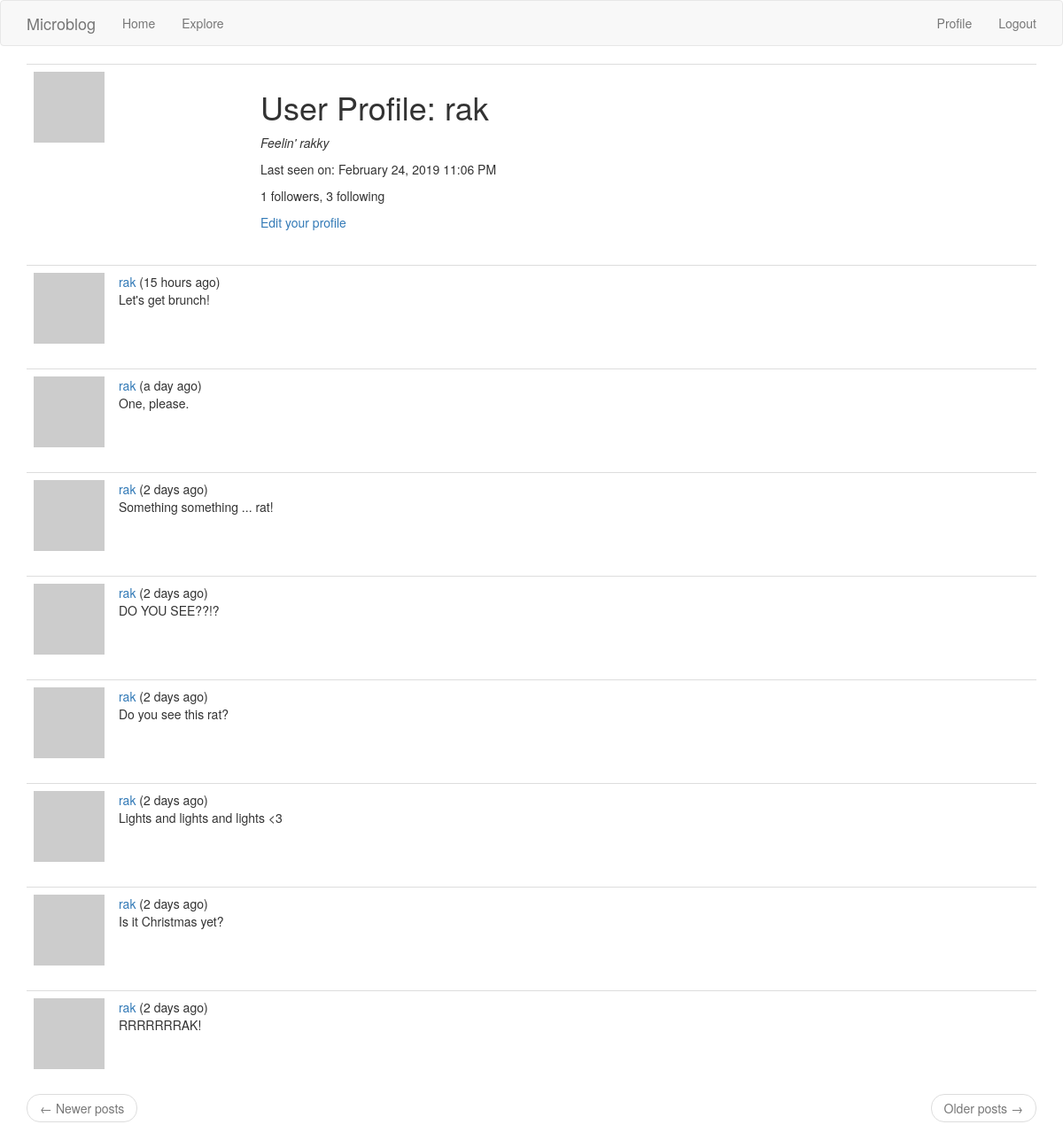
The page /user/rak (signed in) on the database as committed earlier.
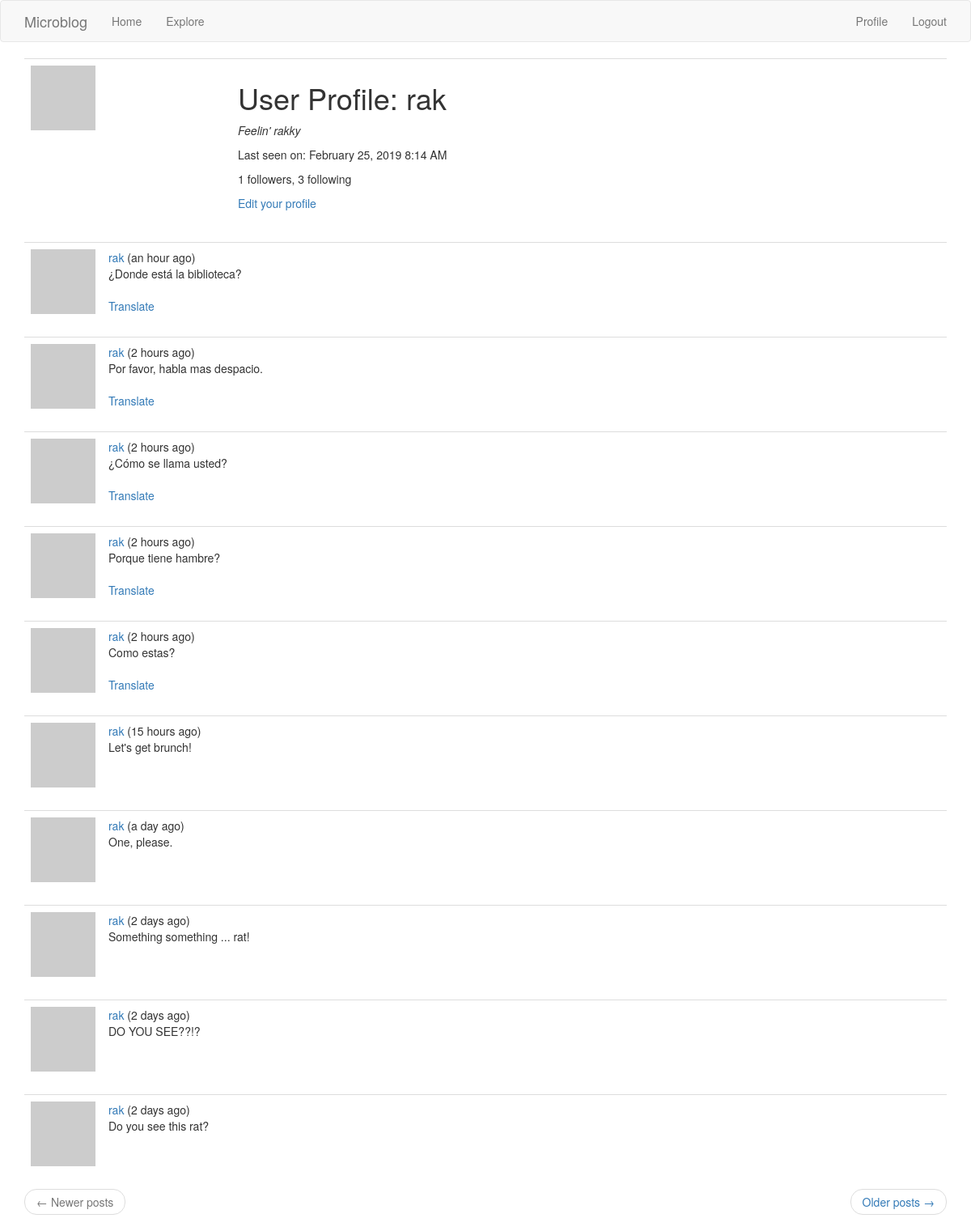
The same page on the database as committed later.
### app/models.py (models this page shows, shortened)
class User(UserMixin, db.Model):
    id = db.Column(db.Integer, primary_key=True)
    username = db.Column(db.String(32), index=True, unique=True)
    email = db.Column(db.String(128), index=True, unique=True)
    password_hash = db.Column(db.String(128))
    posts = db.relationship('Post', backref='author', lazy='dynamic')
    about_me = db.Column(db.String(140))
    last_seen = db.Column(db.DateTime, default=datetime.utcnow)
    followed = db.relationship(
        'User', secondary=followers,
        primaryjoin=(followers.c.follower_id == id),  # the 'c' attribute of any table contains its columns
        secondaryjoin=(followers.c.followed_id == id),
        backref=db.backref('followers', lazy='dynamic'),
        lazy='dynamic')
    def avatar(self, size):
        digest = md5(self.email.lower().encode('utf-8')).hexdigest()  # returns a string hex code
        return 'https://www.gravatar.com/avatar/{}?s={}&d=identicon'.format(digest, size)

class Post(db.Model):
    id = db.Column(db.Integer, primary_key=True)
    body = db.Column(db.String(140))
    timestamp = db.Column(db.DateTime, index=True, default=datetime.utcnow)
    user_id = db.Column(db.Integer, db.ForeignKey('user.id'))
    language = db.Column(db.String(5))

### app/routes.py (the view)
@app.route('/user/<username>')
@login_required
def user(username):
    user = User.query.filter_by(username=username).first_or_404()  # if user isn't found, return a 404 error
    page = request.args.get('page', 1, type=int)
    posts = user.posts.order_by(Post.timestamp.desc()).paginate(
        page, app.config['POSTS_PER_PAGE'], False)
    prev_url = url_for('user', username=user.username, page=posts.prev_num) if posts.has_prev else None
    next_url = url_for('user', username=user.username, page=posts.next_num) if posts.has_next else None
    return render_template('user.html', user=user, posts=posts.items, next_url=next_url, prev_url=prev_url)

### app/models.py (called while the page is built)
@login.user_loader
def load_user(id):
    return User.query.get(int(id))

### app/routes.py (called while the page is built)
@app.before_request
def before_request():
    if current_user.is_authenticated:
        current_user.last_seen = datetime.utcnow()
        db.session.commit()
    g.locale = str(get_locale())

### app/templates/user.html
{% extends "base.html" %}
{% block app_content %}
    <table class="table table-hover" id="user_profile_header">
        <tr>
            <td width="256px"><img src="{{ user.avatar(200) }}"></td>
            <td>
                <h1>{{ _('User Profile') }}: {{ user.username }}</h1>
                {% if user.about_me %}
                    <p>
                        <i>{{ user.about_me }}</i>
                    </p>
                {% endif %}
                {% if user.last_seen %}
                    <p>{{ _('Last seen on:') }} {{ moment(user.last_seen).format('LLL') }}</p>
                {% endif %}
                <p>
                    {{ _('%(count)d followers', count=user.followers.count()) }},
                    {{ _('%(count)d following', count=user.followed.count()) }}
                </p>
                {% if user == current_user %}
                    <p><a href="{{ url_for('edit_profile') }}">{{ _('Edit your profile') }}</a></p>
                {% elif not current_user.is_following(user) %}
                    <p><a href="{{ url_for('follow', username=user.username) }}">{{ _('Follow') }}</a></p>
                {% else %}
                    <p><a href="{{ url_for('unfollow', username=user.username) }}">{{ _('Unfollow') }}</a></p>
                {% endif %}
            </td>
        </tr>
    </table>
    {% for post in posts %}
        {% include '_post.html' %}
    {% endfor %}
    <nav aria-label="...">
        <ul class="pager">
            <li class="previous{% if not prev_url %} disabled{% endif %}">
                <a href="{{ prev_url or '#' }}">
                    <span aria-hidden="true">&larr;</span> {{ _('Newer posts') }}
                </a>
            </li>
            <li class="next{% if not next_url %} disabled{% endif %}">
                <a href="{{ next_url or '#' }}">
                    {{ _('Older posts') }} <span aria-hidden="true">&rarr;</span>
                </a>
            </li>
        </ul>
    </nav>
{% endblock %}

### app/templates/base.html (shortened to what this page needs)
{% extends 'bootstrap/base.html' %}
{% block navbar %}
    <nav class="navbar fixed-top navbar-default">
        <div class="container">
            <a class="navbar-brand" href="{{ url_for('index') }}">Microblog</a>
                <ul class="nav navbar-nav">
                    <li><a href="{{ url_for('index') }}">{{ _('Home') }}</a></li>
                    <li><a href="{{ url_for('explore') }}">{{ _('Explore') }}</a></li>
                </ul>
                <ul class="nav navbar-nav navbar-right">
                    {% if current_user.is_anonymous %}
                        <li><a href="{{ url_for('login') }}">{{ _('Login') }}</a></li>
                    {% else %}
                        <li><a href="{{ url_for('user', username=current_user.username) }}">{{ _('Profile') }}</a></li>
                        <li><a href="{{ url_for('logout') }}">{{ _('Logout') }}</a></li>
                    {% endif %}
                </ul>
        </div>
    </nav>
{% endblock %}
{% block content %}
    <div class="container">
        {% block app_content %}{% endblock %}
    </div>
{% endblock %}

### app/templates/_post.html (shortened to what this page needs)
<table class="table table-hover">
    <tr>
        <td width="70px">
            <a href="{{ url_for('user', username=post.author.username) }}">
                <img src="{{ post.author.avatar(70) }}" />
            </a>
        </td>
        <td>
            {{ _('%(username)s (%(when)s)', username=user_link, when=moment(post.timestamp).fromNow()) }}
            <br>
            <span id="post{{ post.id }}">{{ post.body }}</span>
            {% if post.language and post.language != g.locale %}
                <br><br>
                <span id="translation{{ post.id }}">
                    <a href="javascript:jstranslate(
                                '#post{{ post.id }}',
                                '#translation{{ post.id}}',
                                '{{ post.language }}',
                                '{{ g.locale }}');">{{ _('Translate') }}</a>
                </span>
            {% endif %}
        </td>
    </tr>
</table>

Rows that differ between the two databases and show on the page:
no longer on this page (row unchanged): Post: body "Lights and lights and lights <3"
no longer on this page (row unchanged): Post: body "Is it Christmas yet?"
no longer on this page (row unchanged): Post: body "RRRRRRRAK!"
changed User "rak": last_seen "February 24, 2019 11:06 PM" → "February 25, 2019 8:14 AM"
added Post: body "¿Donde está la biblioteca?"
added Post: body "Por favor, habla mas despacio."
added Post: body "¿Cómo se llama usted?"
added Post: body "Porque tiene hambre?"
added Post: body "Como estas?"
